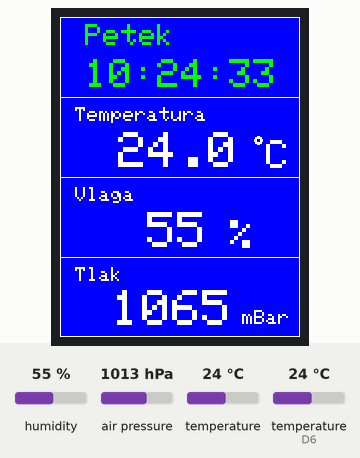
Bench run of a sketch on a simulated ESP8266 (Wemos D1 mini). On the bench: 240×320 colour display. The inputs (shaded band) are chosen by the test bench; at power-on: humidity 55 %, air pressure 1013 hPa, temperature (sensor on D6) 24 °C, temperature 24 °C. WiFi joins after 1.5 s; servers stay silent unless stated; network time is answered at once with the bench clock; the local clock reads 2024-03-15 10:24:30 at power-on unless the sketch sets it; what the sketch prints to the serial monitor is not drawn.

Above: at 3.4 s.
3.5 s: humidity set to 22 %
At 5.8 s:
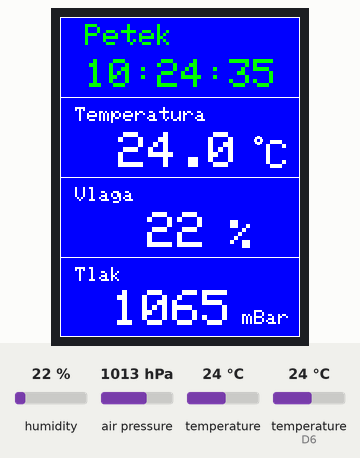
6.5 s: air pressure set to 952 hPa
At 8.4 s:
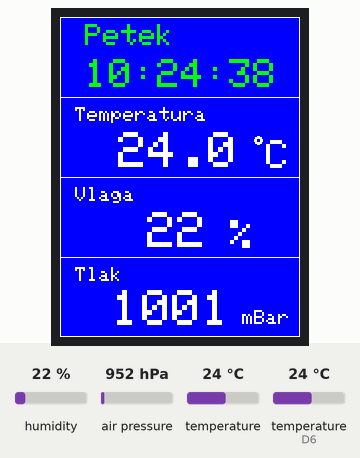
8.5 s: temperature (sensor on D6) set to 12 °C
At 11.8 s:
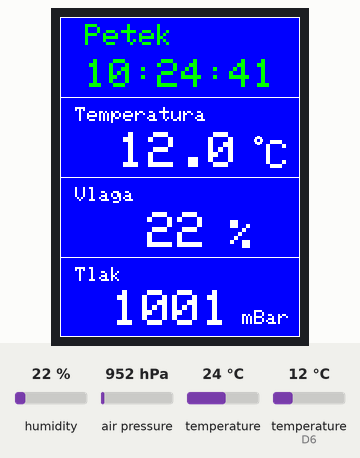
12.5 s: air pressure set to 975 hPa
At 13.4 s:
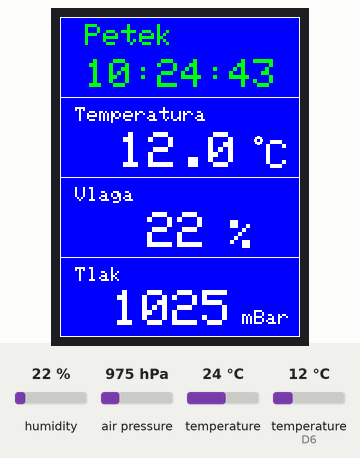
14.5 s: humidity set to 40 %
At 17.7 s:
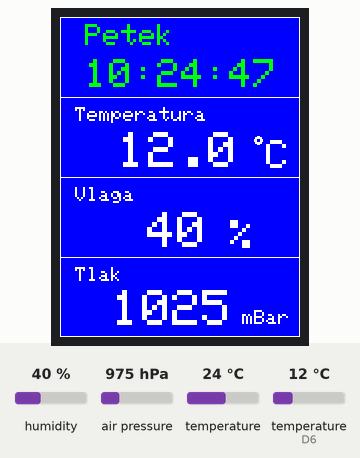
Timing chart, 0 to 17.8 s (numbered marks = the images above; inputs shaded):
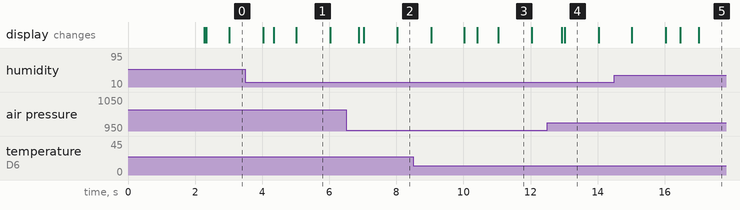

The sketch:

0-Node_MCU__Vremenska_postaja.ino
```cpp
#include <Arduino.h>
#include <ESP8266WiFi.h>
#include <Hash.h>
#include <ESPAsyncTCP.h>
#include <ESPAsyncWebServer.h>
#include <Adafruit_Sensor.h>
#include <DHT.h>
#include <Adafruit_ILI9341.h>
#include <NTPClient.h>
#include <WiFiUdp.h>
#include <SFE_BMP180.h>
#include <Wire.h>

// Replace with your network credentials
const char* ssid = "skaza-guest";
const char* password = "";

// Ura
#define utcoffset 3600   // doda časovni pas 1h=3600
char daysOfTheWeek[7][12] = {"Nedelja    ", "Ponedeljek ", "Torek     ", "Sreda     ", "Cetrtek    ", "Petek     ", "Sobota     "};

// Define NTP Client to get time
WiFiUDP ntpUDP;
NTPClient timeClient(ntpUDP, "ntp1.arnes.si", utcoffset);

// Senzor Tlaka BMP180
// You will need to create an SFE_BMP180 object, here called "pressure":
/*
Hardware connections:
Arduino pins labeled:  SDA  SCL   VCC   GND
ESP8266 Mini D1        D2   D1    3V3   GND
*/
SFE_BMP180 pressure;

#define ALTITUDE 418.0 // Altitude in meters

// Senzor temperature in vlage DHT22
// Uncomment the type of sensor in use:
//#define DHTTYPE    DHT11     // DHT 11
#define DHTTYPE    DHT22     // DHT 22 (AM2302)
//#define DHTTYPE    DHT21     // DHT 21 (AM2301)

#define DHTPIN D6     // Digital pin connected to the DHT sensor

DHT dht(DHTPIN, DHTTYPE);


// TFT Displey
// Priklop TFT Displeja na ESP8266 D1 Mini
// VCC ---------> 3V3
// GND ---------> GND
// CS  ---------> D8
// RST ---------> D3
// DC  ---------> D1
// SDI(MOSI)----> D7
// SCK ---------> D5
// LED ---------> 3V3
#define TFT_CS    D8     // TFT CS  pin is connected to NodeMCU pin D2
#define TFT_RST   D3     // TFT RST pin is connected to NodeMCU pin D3
#define TFT_DC    D4     // TFT DC  pin is connected to NodeMCU pin D4

Adafruit_ILI9341 tft = Adafruit_ILI9341(TFT_CS, TFT_DC, TFT_RST);

// current temperature & humidity, updated in loop()
float t = 0.0;
float h = 0.0;

// Create AsyncWebServer object on port 80
AsyncWebServer server(80);

// Generally, you should use "unsigned long" for variables that hold time
// The value will quickly become too large for an int to store
unsigned long previousMillis = 0;    // will store last time DHT was updated

// Updates DHT readings every 10 seconds
const long interval = 500;

const char index_html[] PROGMEM = R"rawliteral(
<!DOCTYPE HTML><html>
<head>
  <meta name="viewport" content="width=device-width, initial-scale=1">
  <link rel="stylesheet" href="https://use.fontawesome.com/releases/v5.7.2/css/all.css" integrity="sha384-fnmOCqbTlWIlj8LyTjo7mOUStjsKC4pOpQbqyi7RrhN7udi9RwhKkMHpvLbHG9Sr" crossorigin="anonymous">
  <style>
    html {
     font-family: Arial;
     display: inline-block;
     margin: 0px auto;
     text-align: center;
    }
    h2 { font-size: 3.0rem; }
    p { font-size: 3.0rem; }
    .units { font-size: 1.2rem; }
    .dht-labels{
      font-size: 1.5rem;
      vertical-align:middle;
      padding-bottom: 15px;
    }
  </style>
</head>
<body>
  <h2>Temperatura in Vlaga Pisarna VZD</h2>
  <p>
    <i class="fas fa-thermometer-half" style="color:#059e8a;"></i>
    <span class="dht-labels">Temperatura:</span>
    <span id="temperature">%TEMPERATURE%</span>
    <sup class="units">&deg;C</sup>
  </p>
  <p>
    <i class="fas fa-tint" style="color:#00add6;"></i>
    <span class="dht-labels">Vlaga:</span>
    <span id="humidity">%HUMIDITY%</span>
    <sup class="units">%</sup>
  </p>
</body>
<script>
setInterval(function ( ) {
  var xhttp = new XMLHttpRequest();
  xhttp.onreadystatechange = function() {
    if (this.readyState == 4 && this.status == 200) {
      document.getElementById("temperature").innerHTML = this.responseText;
    }
  };
  xhttp.open("GET", "/temperature", true);
  xhttp.send();
}, 10000 ) ;

setInterval(function ( ) {
  var xhttp = new XMLHttpRequest();
  xhttp.onreadystatechange = function() {
    if (this.readyState == 4 && this.status == 200) {
      document.getElementById("humidity").innerHTML = this.responseText;
    }
  };
  xhttp.open("GET", "/humidity", true);
  xhttp.send();
}, 10000 ) ;
</script>
</html>)rawliteral";

// Replaces placeholder with DHT values
String processor(const String& var){
  //Serial.println(var);
  if(var == "TEMPERATURE"){
    return String(t);
  }
  else if(var == "HUMIDITY"){
    return String(h);
  }
  return String();
}

//Grafika
  void drawPictureFrames() {
  tft.setRotation(0);               //Obračanje displeja
  tft.fillScreen(ILI9341_BLUE);    //Barva ozadja

  tft.setTextSize(1);

  // Table
  tft.drawRect(0, 0, 240, 320, ILI9341_WHITE);
  tft.drawLine(0, 80, 240, 80, ILI9341_WHITE);
  tft.drawLine(0, 160, 240, 160, ILI9341_WHITE);
  tft.drawLine(0, 240, 240, 240, ILI9341_WHITE);

  //Napis v 2 kvadratu temperatura
  tft.setTextSize(2);
  tft.setTextColor(ILI9341_WHITE);
  tft.setCursor(15, 90);
  tft.print("Temperatura");

  // Znak stopinje
  tft.drawCircle(198, 123, 4, ILI9341_WHITE);
  tft.drawCircle(198.25, 123.25, 3, ILI9341_WHITE);
  tft.drawCircle(198.5, 123.5, 2, ILI9341_WHITE);

  //Znak Celzij
  tft.setTextSize(4);
  tft.setCursor(206, 123);
  tft.print("C");

   //Napis v 3 kvadratu vlaga
  tft.setTextSize(2);
  tft.setTextColor(ILI9341_WHITE);
  tft.setCursor(15, 170);
  tft.print("Vlaga");

  //Znak %
  tft.setTextSize(4);
  tft.setCursor(170, 203);
  tft.print("%");

   //Napis v 4 kvadratu tlak
  tft.setTextSize(2);
  tft.setTextColor(ILI9341_WHITE);
  tft.setCursor(15, 250);
  tft.print("Tlak");

  //Znak mBar
  tft.setTextSize(2);
  tft.setCursor(182, 293);
  tft.print("mBar");
}

void setup(){
    // Initialize the sensor (it is important to get calibration values stored on the device).

  if (pressure.begin())
    Serial.println("BMP180 init success");
  else
  {
    // Oops, something went wrong, this is usually a connection problem,
    // see the comments at the top of this sketch for the proper connections.

    Serial.println("BMP180 init fail\n\n");
    while(1); // Pause forever.
  }


   //URA void setup
   timeClient.begin();

  // Serial port for debugging purposes
  Serial.begin(115200);
  dht.begin();

  tft.begin();
  drawPictureFrames();

  // Connect to Wi-Fi
  WiFi.begin(ssid, password);
  Serial.println("Connecting to WiFi");
  while (WiFi.status() != WL_CONNECTED) {
    delay(1000);
    Serial.println(".");
  }

  // Print ESP8266 Local IP Address
  Serial.println(WiFi.localIP());

  // Route for root / web page
  server.on("/", HTTP_GET, [](AsyncWebServerRequest *request){
    request->send_P(200, "text/html", index_html, processor);
  });
  server.on("/temperature", HTTP_GET, [](AsyncWebServerRequest *request){
    request->send_P(200, "text/plain", String(t).c_str());
  });
  server.on("/humidity", HTTP_GET, [](AsyncWebServerRequest *request){
    request->send_P(200, "text/plain", String(h).c_str());
  });

  // Start server
  server.begin();
}

void loop(){

  //URA void loop
  timeClient.update();

  // Beri dan
  tft.setTextSize(3);
  tft.setCursor(25, 7);
  tft.setTextColor(ILI9341_GREEN,ILI9341_BLUE );
  tft.print(daysOfTheWeek[timeClient.getDay()]);

  // Beri URO
  tft.setTextSize(4);
  tft.setCursor(25, 42);
  tft.setTextColor(ILI9341_GREEN,ILI9341_BLUE );
  tft.print(timeClient.getFormattedTime());

  Serial.println(daysOfTheWeek[timeClient.getDay()]);
  Serial.println(timeClient.getFormattedTime());

  unsigned long currentMillis = millis();
  if (currentMillis - previousMillis >= interval) {
    // save the last time you updated the DHT values
    previousMillis = currentMillis;

  // BMP180
        char status;
        double T1,Pr,p0,a;

          status = pressure.startTemperature();
        if (status != 0)
        {
          // Wait for the measurement to complete:
          delay(status);
          status = pressure.getTemperature(T1);
          if (status != 0)
          {
            status = pressure.startPressure(3);
            if (status != 0)
            {
              // Wait for the measurement to complete:
              delay(status);
              status = pressure.getPressure(Pr,T1);
              if (status != 0)
              {
                // Print out the measurement:
                p0 = pressure.sealevel(Pr,ALTITUDE); // we're at 1655 meters (Boulder, CO)
                Serial.println(p0,1);
               }
            }
          }
        }

    // Beri Tlak
    tft.setTextSize(5);
    tft.setCursor(52, 273);
    tft.setTextColor(ILI9341_WHITE,ILI9341_BLUE );
    tft.print(p0,0);
   }

  // DHT22
    // Read temperature as Celsius (the default)
    float newT = dht.readTemperature();
    // Read temperature as Fahrenheit (isFahrenheit = true)
    //float newT = dht.readTemperature(true);
    // if temperature read failed, don't change t value
    if (isnan(newT)) {
      Serial.println("Failed to read from DHT sensor!");
    }
    else {
      t = newT;
        //DHT temperatura
       tft.setTextSize(5);
       tft.setCursor(58, 115);
       tft.setTextColor(ILI9341_WHITE,ILI9341_BLUE );
       tft.print(t,1);
      Serial.println(t);
    }
    // Read Humidity
    float newH = dht.readHumidity();
    // if humidity read failed, don't change h value
    if (isnan(newH)) {
      Serial.println("Failed to read from DHT sensor!");
     }
    else {
      h = newH;
        //DHT vlaga
       tft.setTextSize(5);
       tft.setCursor(87, 195);
       tft.setTextColor(ILI9341_WHITE,ILI9341_BLUE );
       tft.print(h,0);
      Serial.println(h);
      }

}
```

Measured:
- what the display in image 1 shows lasts 1.0 s, from 5.0 s to 6.0 s
